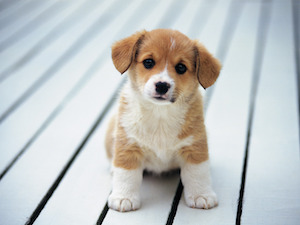
#> input picture aligning images: demosiacing/data/demosaic/puppy.jpg, 300 x 225 px
$ python myplot.py
#> lines starting #> are read from the running program, lines starting #| are printed output that depends on the picture
### aligning images: demosiacing/code/utils.py
# This code is part of:
#
#   CMPSCI 370: Computer Vision, Spring 2023
#   University of Massachusetts, Amherst
#   Instructor: Subhransu Maji


import numpy as np
import os
import errno
import matplotlib.pyplot as plt

def imread(path):
#> called with path = '../data/demosaic/puppy.jpg'
    img = plt.imread(path).astype(float)

    #Remove alpha channel if it exists
    if img.ndim > 2 and img.shape[2] == 4:
        img = img[:, :, 0:3]
    #Puts images values in range [0,1]
    if img.max() > 1.0:
        img /= 255.0

    return img


# [9 lines left out: function mkdir, not called in this run]


### aligning images: demosiacing/code/myplot.py
import numpy as np
import matplotlib.pyplot as plt
from utils import *

def plotrgbshift1(img,c):

    color = 'x+'
    if(c == 'r'):
        color = 'r+'
    if(c == 'g'):
        color = 'g+'
    if(c == 'b'):
        color = 'b+'

    h = img.shape[0]
    w = img.shape[1]


    a1 = np.array(img)
    a2 = np.array(a1)


    for y in range(h):
        for x in range(w):
            if(x%(w-1)==0):
                a2[y,x] = a1[y,x]
            else:
                a2[y,x] = a1[y,x+1]

    a1 = a1.flatten()
    a2 = a2.flatten()
    # Create a line plot of the arrays
    plt.plot(a1, a2, color)
    # Add labels and title to the plot
    plt.xlabel('x')
    plt.ylabel('y')
    plt.title('Line plot of x and y for ' + c)
    plt.plot(np.unique(a1), np.poly1d(np.polyfit(a1, a2, 1))(np.unique(a1)))

    # Show the plot
    plt.show()

imgname = 'puppy.jpg'
data_dir = os.path.join('..', 'data', 'demosaic')
imgpath = os.path.join(data_dir, imgname)
gt = imread(imgpath)
imageR = gt[:,:,0]
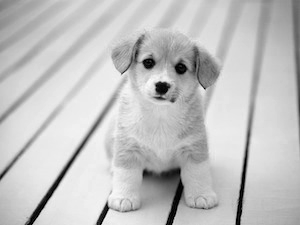
#> imageR: shape (225, 300) float64; min 0, max 0.992, mean 0.759
imageG = gt[:,:,0]
imageB = gt[:,:,0]
plotrgbshift1(imageR,'r')
#> after the loop in plotrgbshift1, `for y in range(h):`:
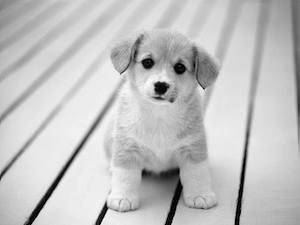
#> a2: shape (225, 300) float64; min 0, max 0.992, mean 0.758
#> in plotrgbshift1, `plt.show()`:
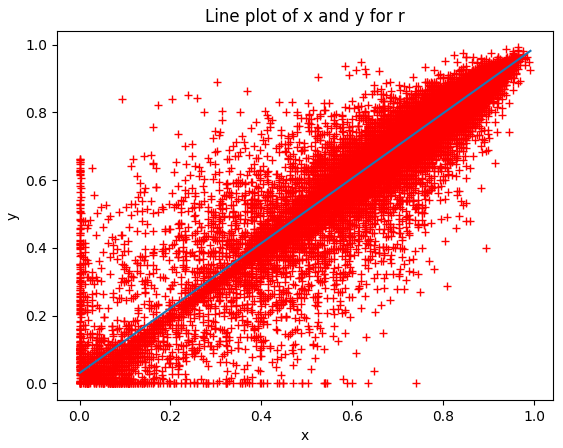
#> figure drawn by matplotlib, 1 panel; curve peaks at x = 0.992, y = 0.982
plotrgbshift1(imageG,'g')
#> call 2 of plotrgbshift1, with c = 'g'
#> in plotrgbshift1 (call 2), `plt.show()`:
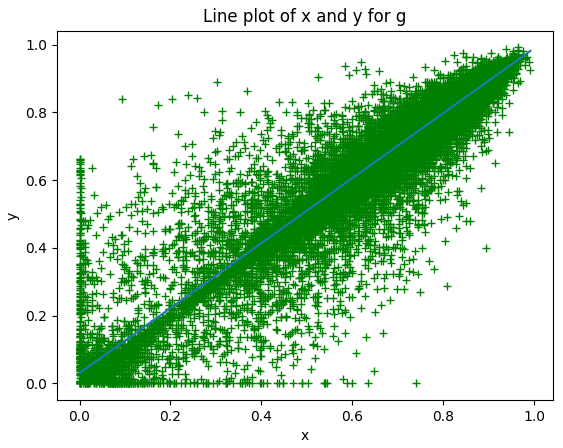
#> figure drawn by matplotlib, 1 panel; curve peaks at x = 0.992, y = 0.982
plotrgbshift1(imageB,'b')
#> call 3 of plotrgbshift1, with c = 'b'
#> in plotrgbshift1 (call 3), `plt.show()`:
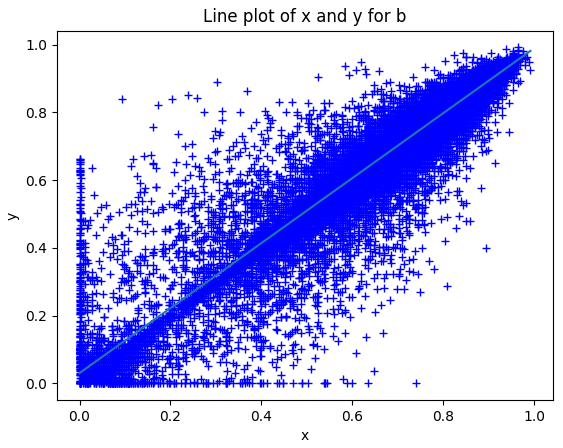
#> figure drawn by matplotlib, 1 panel; curve peaks at x = 0.992, y = 0.982
